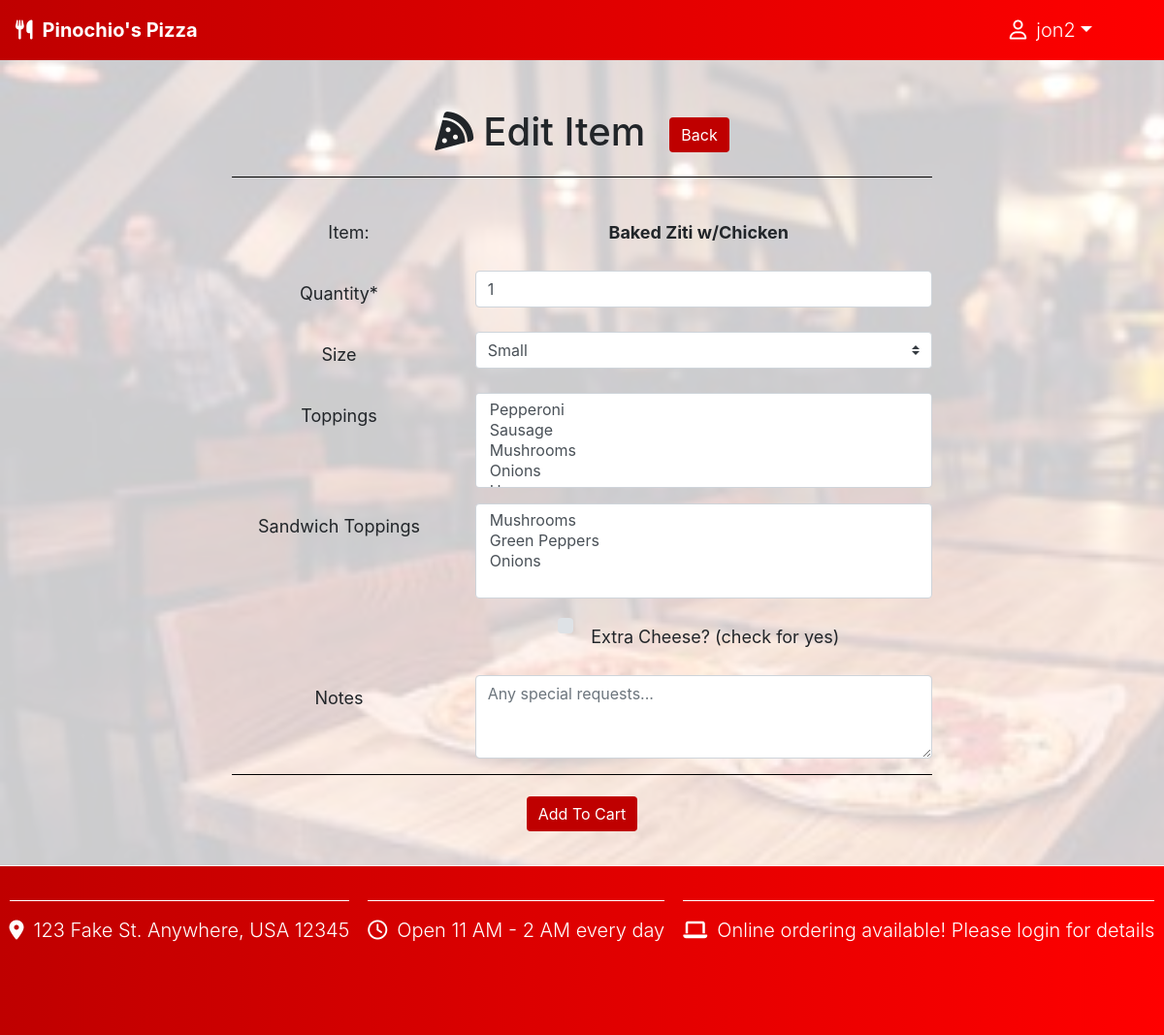
Screenshot of /editItem/180/ (signed in) with the database file from the repository.
### orders/models.py (models this page shows, shortened)
class OrderDetail(models.Model):
    order = models.ForeignKey(Order, on_delete=models.CASCADE)
    item = models.ForeignKey(MenuItem, on_delete=models.CASCADE)
    ITEM_SIZES = [
    ('SM', "Small"),
    ('LG', "Large")
    ]
    size = models.CharField(max_length=2, blank=True, choices=ITEM_SIZES)
    quantity = models.IntegerField(default=1)
    toppings = models.ManyToManyField(PizzaTopping, blank=True)
    sandwichToppings = models.ManyToManyField(CheesesteakTopping, blank=True)
    extraCheese = models.BooleanField(default=False)
    total = models.DecimalField(max_digits=6, decimal_places=2, default=0.0)
    notes = models.CharField(max_length=64, blank=True)

class MenuItem(models.Model):
    name = models.CharField(max_length=30)
    priceSmall = models.DecimalField(max_digits=4, decimal_places=2, default=0.0)
    priceLarge = models.DecimalField(max_digits=4, decimal_places=2, default=0.0)
    PIZZA_STYLES = [
        ('NML', "Normal"),
        ('SCL', "Sicilian")
    ]
    pizzaStyle = models.CharField(max_length=3, choices=PIZZA_STYLES, blank=True)
    pizzaToppingsCount = models.IntegerField(default=0)
    category = models.ForeignKey(Category, on_delete=models.CASCADE)
    def __str__(self):
        if self.pizzaStyle != '':
            return f"{self.name} - ({self.get_pizzaStyle_display()})"
        else:
            return f"{self.name}"

### orders/views.py (the view, shortened to what this page needs)
# urls.py: path("editItem/<int:pk>/", editItem.as_view(), name="editItem"),
class editItem(UpdateView):
    model = OrderDetail
    form_class = addItemForm
    template_name = "orders/editItem.html"
    success_url = reverse_lazy("viewCart")

### orders/views.py
class addItemForm(forms.ModelForm):
    class Meta:
        model = OrderDetail
        fields = ['order', 'item', 'quantity', 'toppings', 'notes', 'sandwichToppings', 'extraCheese', 'size']
        widgets = {
            'notes': Textarea(attrs={'cols':6, 'rows':3, 'placeholder': "Any special requests..."})
        }
    helper = FormHelper()
    helper.form_class = "form-horizontal"
    helper.label_class = 'col-lg-4'
    helper.field_class = 'col-lg-8'
    helper.layout = Layout(
        'quantity',
        'size',
        'toppings',
        'sandwichToppings',
        'extraCheese',
        'notes',
        ButtonHolder(
                Submit('submit', 'Add To Cart')
            )
    )
    def __init__(self, *args, **kwargs):
        super(addItemForm, self).__init__(*args, **kwargs)
        self.fields['sandwichToppings'].label = "Sandwich Toppings"
        self.fields['extraCheese'].label = 'Extra Cheese? (check for yes)'

### orders/models.py (called while the page is built)
    def __str__(self):
        return self.get_name_display()

    def __str__(self):
        return self.get_name_display()

    def __str__(self):
        return self.get_name_display()

    def __str__(self):
        return f"Order #{self.id} Total: {self.total}"

### orders/templates/orders/editItem.html (shortened to what this page needs)
{% extends 'base.html' %}
{% load static %}
{% load crispy_forms_tags %}
{% block body %}
<h1 class="specialHeader" data-action="edit"><i class="fas fa-pizza-slice"></i>Edit Item<button class="btn btn-primary">Back</button></h1>
<div class="form-group row mx-auto" id="orderForm">
  <label class="col-form-label col-lg-4">Item:</label><label id="itemName" data-name="{{object.item}}" class="col-form-label col-lg-8"><b>{{ object.item }}</b></label>
</div>
<form class="form mx-auto" method="POST" id="orderForm">
  {% crispy form %}
</form>
{% endblock %}

### templates/base.html (shortened to what this page needs)
{% load static %}
<html>
  <head>
    <link href="https://maxcdn.bootstrapcdn.com/bootstrap/4.1.3/css/bootstrap.min.css" rel="stylesheet">
    <link rel="stylesheet" href="{% static 'styles.css' %}">
  </head>
  <nav class="navbar navbar-expand-lg">
    <a class="navbar-brand lead" href="/"><i class="fas fa-utensils"></i>Pinochio's Pizza</a>
    <ul class="navbar-nav ml-auto">
      {% if user.username %}
      <div class="dropdown d-inline">
        <a class="nav-link dropdown-toggle lead" role="button" id="userDetails" data-toggle="dropdown"><i class="far fa-user"></i>{{ user.username }}</a>
      </div>
      {% else %}
      <a class="nav-link lead" href="/">Home</a>
      <a class="nav-link lead" href="{% url 'loadMenu' %}">Menu</a>
      <a class="nav-link lead" href="{% url 'loginIndex' %}">Login</a>
      {% endif %}
    </ul>
  </nav>
  <body>
    <div class="container">
    {% block body %}
    {% endblock %}
    </div>
  </body>
  <footer>
    <div>
      <div class="footer-details"><p class="lead"><i class="fas fa-map-marker-alt"></i>123 Fake St. Anywhere, USA 12345</p></div>
      <div class="footer-details"><p class="lead"><i class="far fa-clock"></i>Open 11 AM - 2 AM every day</p></div>
      <div class="footer-details"><p class="lead"><i class="fas fa-laptop"></i>Online ordering available! Please login for details</p></div>
    </div>
  </footer>
</html>

### static/styles.css (style rules this page uses)
body, html { text-align: center; min-height: 100%; position: relative; }
.navbar { background-image: linear-gradient(to right, #bf0000, red); }
i { margin-right: 10px; }
.footer-details { height: 50%; }
.specialHeader button { margin-left: 25px; }
.container { min-height: 75vh; display: block; z-index: -1; }
footer div { height: 75%; border-top: 1px solid white; margin-top: 35px; display: flex; flex-flow: row wrap; justify-content: space-around; }
.footer-details > p { margin-top: 15px; }
.btn-primary { background-color: #bf0000; border: black; }
footer { color: white; height: 175px; position: relative; bottom: 0; width: 100%; background-image: linear-gradient(to right, #bf0000, red); }
.navbar-brand { font-weight: bold; }
.navbar a { color: white; }
.dropdown a { color: black; }
#userDetails { color: white; margin-right: 50px; }
.specialHeader { width: 65%; margin: 0 auto; margin-top: 50px; margin-bottom: 3%; border-bottom: 1px solid black; padding-bottom: 2%; }
#orderForm label { font-size: 18px; padding: 10px; }
#orderForm { width: 65%; }
.buttonHolder { border-top: 1px solid black; }
.buttonHolder input { margin-top: 3%; }
#div_id_toppings option { cursor: pointer; }

### rows the page displays
OrderDetail: item "Baked Ziti w/Chicken", quantity "1", size "Small"

### other values shown
{{ user.username }} "jon2"
